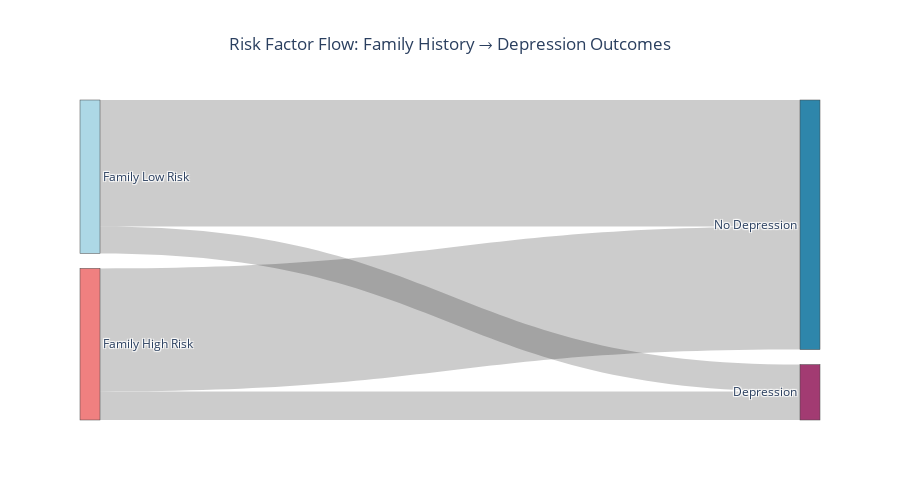

Source (notebook cell):
### Markdown cell above
## Subtask 3.2.3: Risk Factor Exploration with Multi-dimensional Plots

### Code cell
print('Subtask 3.2.3: RISK FACTOR EXPLORATION WITH MULTI-DIMENSIONAL PLOTS')
print('='*70)

# Sankey Diagram for Risk Factor Flow Analysis
labels = ['Family Low Risk', 'Family High Risk', 'No Depression', 'Depression']
family_low = train_df[train_df['Family History of Mental Illness'] == 'No']
family_high = train_df[train_df['Family History of Mental Illness'] == 'Yes']

source_nodes = [0, 0, 1, 1]
target_nodes = [2, 3, 2, 3]
values = [
    len(family_low[family_low['Depression'] == 0]),
    len(family_low[family_low['Depression'] == 1]),
    len(family_high[family_high['Depression'] == 0]),
    len(family_high[family_high['Depression'] == 1])
]

fig_sankey = go.Figure(data=[go.Sankey(
    node = dict(pad = 15, thickness = 20, label = labels, 
               color = ["lightblue", "lightcoral", "#2E86AB", "#A23B72"]),
    link = dict(source = source_nodes, target = target_nodes, value = values)
)])

fig_sankey.update_layout(
    title_text="Risk Factor Flow: Family History → Depression Outcomes", 
    title_x=0.5, 
    height=500
)

fig_sankey.show()
print("\n Sankey Diagram: Risk factor flow analysis showing pathways to depression")

# Calculate and display risk insights
family_risk_stats = train_df.groupby('Family History of Mental Illness')['Depression'].agg(['count', 'sum', 'mean'])
print("\n FAMILY HISTORY RISK ANALYSIS:")
for history, stats in family_risk_stats.iterrows():
    risk_rate = stats['mean'] * 100
    total_count = stats['count']
    depression_cases = stats['sum']
    print(f"\n{history} Family History:")
    print(f"  • Population: {total_count:,} people")
    print(f"  • Depression cases: {depression_cases:,}")
    print(f"  • Depression rate: {risk_rate:.1f}%")

### Figure 1 — Plotly figure (JSON) as saved in the notebook; plotly's stock layout.template omitted (floating-point values rounded to 4 significant figures)
{"data": [{"link": {"source": [0, 0, 1, 1], "target": [2, 3, 2, 3], "value": [58348, 12410, 56785, 13157]}, "node": {"color": ["lightblue", "lightcoral", "#2E86AB", "#A23B72"], "label": ["Family Low Risk", "Family High Risk", "No Depression", "Depression"], "pad": 15, "thickness": 20}, "type": "sankey"}], "layout": {"height": 500, "title": {"text": "Risk Factor Flow: Family History → Depression Outcomes", "x": 0.5}}}
